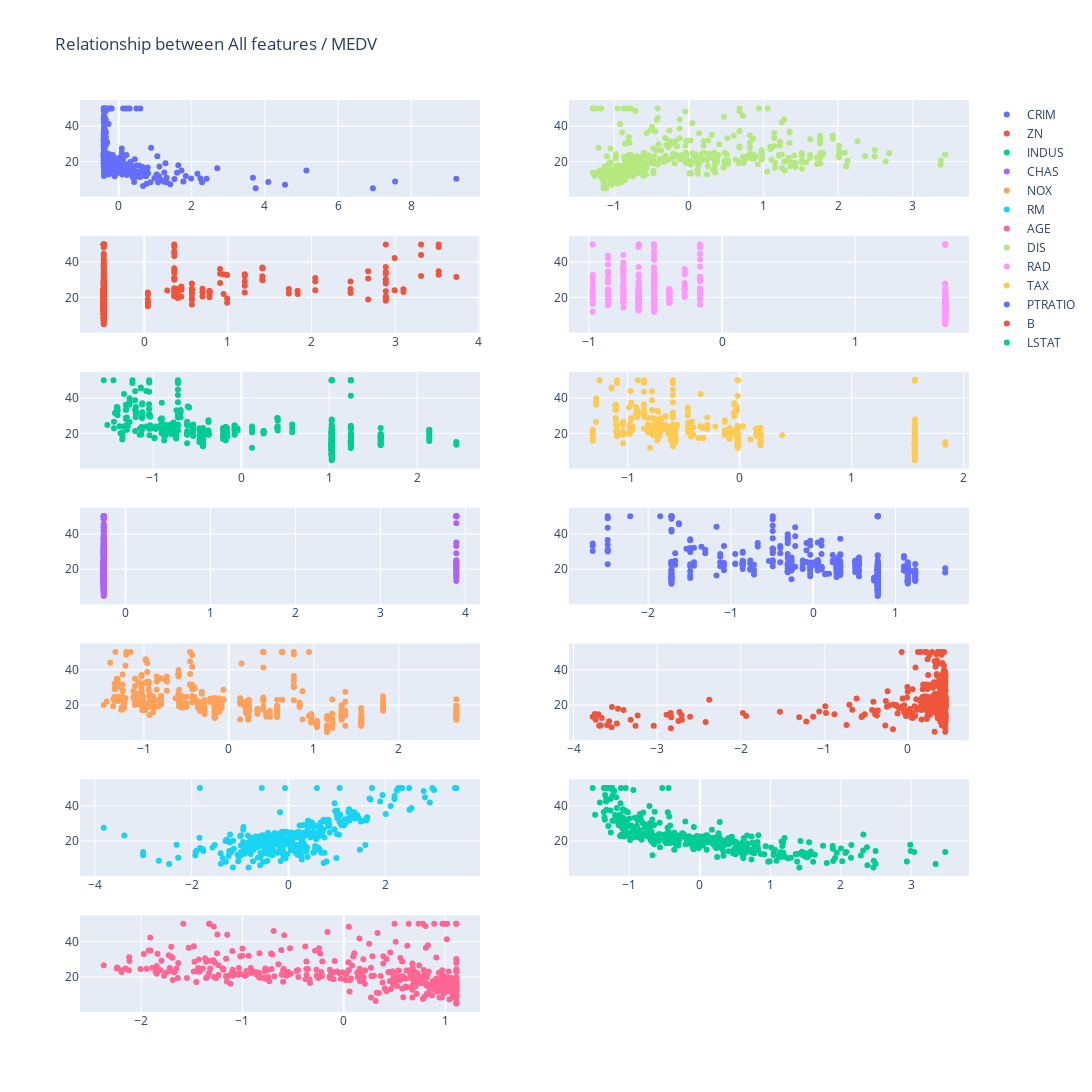

The notebook cell this image was saved under:
### Markdown cell above
Let's plot and see X scale of all features

### Code cell
# Plot and see relationship
def plot_relation(X: pd.DataFrame, y: pd.DataFrame, columns):
    '''
    Plot relation between X input and y target
    
    Args:
        X (pd.DataFrame (m,n))  : Data, m examples, n features
        y (pd.DataFrame (m,1))  : target values, m values
        columns (int)             : number of desired subplot column
        
    Output
        Interation graph
    
    '''
    
    m = X.shape[1]
    rows = m // columns     # Get row
    frac = m % columns      # Get fractual
    row = 0
    col = 1

    if frac > 0:
        rows += 1
            
    fig = make_subplots(rows=rows, cols=columns)

    for i in range(m):
            
        if row >= rows:
            row = 1
            col += 1
        else:
            row += 1
        
        fig.add_trace(go.Scatter(
            x=X.iloc[:,i],
            y=y[y.columns[0]],
            mode='markers',
            name=X.columns[i],
            customdata=X.index.values,                                  # Add customdata for data's row index for more convinient to analysis
            hovertemplate="index:%{customdata} (X: %{x}, y: %{y})"
        ), row=row, col=col)

    fig.update_layout(height=400 * rows, width=600 * columns, title_text='Relationship between All features / ' + y.columns.values[0])
    fig.show()
    
plot_relation(X_zscore_df, y_df, 2)

### Figure 1 — Plotly figure (JSON) as saved in the notebook; plotly's stock layout.template omitted (floating-point values rounded to 4 significant figures; data arrays with more than 128 entries replaced by an {"elided": "..."} marker saying what was removed)
{"data": [{"customdata": {"elided": "404 int values"}, "hovertemplate": "index:%{customdata} (X: %{x}, y: %{y})", "mode": "markers", "name": "CRIM", "type": "scatter", "x": {"elided": "404 float values"}, "xaxis": "x", "y": {"elided": "404 float values"}, "yaxis": "y"}, {"customdata": {"elided": "404 int values"}, "hovertemplate": "index:%{customdata} (X: %{x}, y: %{y})", "mode": "markers", "name": "ZN", "type": "scatter", "x": {"elided": "404 float values"}, "xaxis": "x3", "y": {"elided": "404 float values"}, "yaxis": "y3"}, {"customdata": {"elided": "404 int values"}, "hovertemplate": "index:%{customdata} (X: %{x}, y: %{y})", "mode": "markers", "name": "INDUS", "type": "scatter", "x": {"elided": "404 float values"}, "xaxis": "x5", "y": {"elided": "404 float values"}, "yaxis": "y5"}, {"customdata": {"elided": "404 int values"}, "hovertemplate": "index:%{customdata} (X: %{x}, y: %{y})", "mode": "markers", "name": "CHAS", "type": "scatter", "x": {"elided": "404 float values"}, "xaxis": "x7", "y": {"elided": "404 float values"}, "yaxis": "y7"}, {"customdata": {"elided": "404 int values"}, "hovertemplate": "index:%{customdata} (X: %{x}, y: %{y})", "mode": "markers", "name": "NOX", "type": "scatter", "x": {"elided": "404 float values"}, "xaxis": "x9", "y": {"elided": "404 float values"}, "yaxis": "y9"}, {"customdata": {"elided": "404 int values"}, "hovertemplate": "index:%{customdata} (X: %{x}, y: %{y})", "mode": "markers", "name": "RM", "type": "scatter", "x": {"elided": "404 float values"}, "xaxis": "x11", "y": {"elided": "404 float values"}, "yaxis": "y11"}, {"customdata": {"elided": "404 int values"}, "hovertemplate": "index:%{customdata} (X: %{x}, y: %{y})", "mode": "markers", "name": "AGE", "type": "scatter", "x": {"elided": "404 float values"}, "xaxis": "x13", "y": {"elided": "404 float values"}, "yaxis": "y13"}, {"customdata": {"elided": "404 int values"}, "hovertemplate": "index:%{customdata} (X: %{x}, y: %{y})", "mode": "markers", "name": "DIS", "type": "scatter", "x": {"elided": "404 float values"}, "xaxis": "x2", "y": {"elided": "404 float values"}, "yaxis": "y2"}, {"customdata": {"elided": "404 int values"}, "hovertemplate": "index:%{customdata} (X: %{x}, y: %{y})", "mode": "markers", "name": "RAD", "type": "scatter", "x": {"elided": "404 float values"}, "xaxis": "x4", "y": {"elided": "404 float values"}, "yaxis": "y4"}, {"customdata": {"elided": "404 int values"}, "hovertemplate": "index:%{customdata} (X: %{x}, y: %{y})", "mode": "markers", "name": "TAX", "type": "scatter", "x": {"elided": "404 float values"}, "xaxis": "x6", "y": {"elided": "404 float values"}, "yaxis": "y6"}, {"customdata": {"elided": "404 int values"}, "hovertemplate": "index:%{customdata} (X: %{x}, y: %{y})", "mode": "markers", "name": "PTRATIO", "type": "scatter", "x": {"elided": "404 float values"}, "xaxis": "x8", "y": {"elided": "404 float values"}, "yaxis": "y8"}, {"customdata": {"elided": "404 int values"}, "hovertemplate": "index:%{customdata} (X: %{x}, y: %{y})", "mode": "markers", "name": "B", "type": "scatter", "x": {"elided": "404 float values"}, "xaxis": "x10", "y": {"elided": "404 float values"}, "yaxis": "y10"}, {"customdata": {"elided": "404 int values"}, "hovertemplate": "index:%{customdata} (X: %{x}, y: %{y})", "mode": "markers", "name": "LSTAT", "type": "scatter", "x": {"elided": "404 float values"}, "xaxis": "x12", "y": {"elided": "404 float values"}, "yaxis": "y12"}], "layout": {"height": 2800, "title": {"text": "Relationship between All features / MEDV"}, "width": 1200, "xaxis": {"anchor": "y", "domain": [0, 0.45]}, "xaxis10": {"anchor": "y10", "domain": [0.55, 1]}, "xaxis11": {"anchor": "y11", "domain": [0, 0.45]}, "xaxis12": {"anchor": "y12", "domain": [0.55, 1]}, "xaxis13": {"anchor": "y13", "domain": [0, 0.45]}, "xaxis14": {"anchor": "y14", "domain": [0.55, 1]}, "xaxis2": {"anchor": "y2", "domain": [0.55, 1]}, "xaxis3": {"anchor": "y3", "domain": [0, 0.45]}, "xaxis4": {"anchor": "y4", "domain": [0.55, 1]}, "xaxis5": {"anchor": "y5", "domain": [0, 0.45]}, "xaxis6": {"anchor": "y6", "domain": [0.55, 1]}, "xaxis7": {"anchor": "y7", "domain": [0, 0.45]}, "xaxis8": {"anchor": "y8", "domain": [0.55, 1]}, "xaxis9": {"anchor": "y9", "domain": [0, 0.45]}, "yaxis": {"anchor": "x", "domain": [0.8939, 1]}, "yaxis10": {"anchor": "x10", "domain": [0.298, 0.4041]}, "yaxis11": {"anchor": "x11", "domain": [0.149, 0.2551]}, "yaxis12": {"anchor": "x12", "domain": [0.149, 0.2551]}, "yaxis13": {"anchor": "x13", "domain": [0, 0.1061]}, "yaxis14": {"anchor": "x14", "domain": [0, 0.1061]}, "yaxis2": {"anchor": "x2", "domain": [0.8939, 1]}, "yaxis3": {"anchor": "x3", "domain": [0.7449, 0.851]}, "yaxis4": {"anchor": "x4", "domain": [0.7449, 0.851]}, "yaxis5": {"anchor": "x5", "domain": [0.5959, 0.702]}, "yaxis6": {"anchor": "x6", "domain": [0.5959, 0.702]}, "yaxis7": {"anchor": "x7", "domain": [0.4469, 0.5531]}, "yaxis8": {"anchor": "x8", "domain": [0.4469, 0.5531]}, "yaxis9": {"anchor": "x9", "domain": [0.298, 0.4041]}}}
